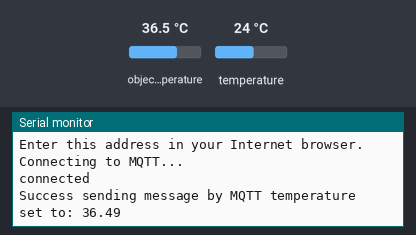
The sketch below on a simulated ESP32. Shown: the last lines printed to the serial monitor. Inputs (shaded band) come from the test bench; at power-on: object temperature 36.5 °C, temperature 24 °C. WiFi joins after 1.5 s; servers stay silent unless stated; network time is answered at once with the bench clock; the local clock reads 2024-03-15 10:24:30 at power-on unless the sketch sets it; no MQTT or app messages arrive unless stated.

Above: at 2.7 s.
2.8 s: object temperature set to 20 °C
At 4.1 s:
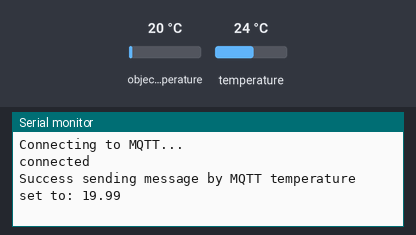
4.3 s: object temperature set to 26 °C
At 5.8 s:
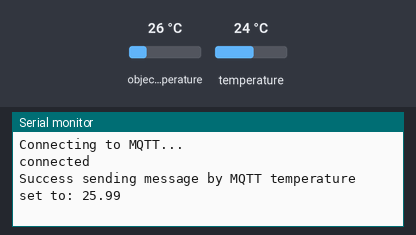

Measured:
- after the input at 2.8 s, the serial monitor: prints a new line after 0.84 s (image 1)
- after the input at 4.3 s, the serial monitor: prints a new line after 0.40 s (image 2)

The sketch:

temp_met_ir_OTA_MQTT2.ino
```cpp
// set the dependencies

#include "credentials.h"
#include <ArduinoJson.h>
#include <SparkFunMLX90614.h>
#include <Wire.h>  // Only needed for Arduino 1.6.5 and earlier
#include <WiFi.h>
#include <ESPmDNS.h>
#include <NTPClient.h>
#include <WiFiUdp.h>
#include <ArduinoOTA.h>
#include <PubSubClient.h>

#define NTP_OFFSET 2 * 60 * 60 // In seconds
#define NTP_INTERVAL 60 * 1000 // In miliseconds
#define NTP_ADDRESS "ntp2.xs4all.nl"

//object for Sensor
IRTherm sensor;

//variables for temperatures
float tempAmbient;
float tempObject;
float lastTemp = 0;
const char* ssid     = my_SSID;
const char* password = my_PASSWORD;
const char* mqttServer = ip_MQTT;
const int mqttPort = port_MQTT;
const char* mqttUser = my_MQTT_USER;
const char* mqttPassword = my_MQTT_PW;
float idx = 219;    // idx for temperature widget domoticz

bool justOnce = false;

WiFiUDP ntpUDP;
NTPClient timeClient(ntpUDP, NTP_ADDRESS, NTP_OFFSET, NTP_INTERVAL);
WiFiServer server(80);

int counter = 5;

void setup() {
  Wire.begin();
  Serial.begin(115200);
  Serial.println();
  Serial.println("Serial started");

  sensor.begin(0x00);
  sensor.setUnit(TEMP_C);       //Set temperature for Celsius

  // Start WiFi
  WiFi.mode(WIFI_STA);
  WiFi.begin(ssid, password);
  while (WiFi.waitForConnectResult() != WL_CONNECTED) {
    Serial.println("Connection Failed! Rebooting...");
    delay(5000);
    ESP.restart();
  }
  // Set up Over The Air updates
  ArduinoOTA.setHostname("IR_Temperatuur");
  ArduinoOTA.setPassword(my_OTA_PW);
  ArduinoOTA
    .onStart([]() {
      String type;
      if (ArduinoOTA.getCommand() == U_FLASH)
        type = "sketch";
      else // U_SPIFFS
        type = "filesystem";

      // NOTE: if updating SPIFFS this would be the place to unmount SPIFFS using SPIFFS.end()
      Serial.println("Start updating " + type);
    })
    .onEnd([]() {
      Serial.println("\nEnd");
    })
    .onProgress([](unsigned int progress, unsigned int total) {
      Serial.printf("Progress: %u%%\r", (progress / (total / 100)));
    })
    .onError([](ota_error_t error) {
      Serial.printf("Error[%u]: ", error);
      if (error == OTA_AUTH_ERROR) Serial.println("Auth Failed");
      else if (error == OTA_BEGIN_ERROR) Serial.println("Begin Failed");
      else if (error == OTA_CONNECT_ERROR) Serial.println("Connect Failed");
      else if (error == OTA_RECEIVE_ERROR) Serial.println("Receive Failed");
      else if (error == OTA_END_ERROR) Serial.println("End Failed");
  });

  ArduinoOTA.begin();

  // Show WiFi is connected
  Serial.println("");
  Serial.println("WiFi connected");
  Serial.println("IP address: ");
  Serial.println(WiFi.localIP());
  Serial.println("Enter this address in your Internet browser.");

  server.begin();
  timeClient.begin();
}


void loop() {

  ArduinoOTA.handle();
  // update the time
  timeClient.update();

  WiFiClient espClient = server.available();        // luisteren naar inkomende gebruiker
  PubSubClient client(espClient);

  // at 7 minutes before the hour restart the ESP
  String formattedTime = timeClient.getFormattedTime();
  if (formattedTime.substring(3,5).toInt() % 53 == 0 &&
      formattedTime.substring(6,8).toInt()<3 ){
      ESP.restart();
  }
  // here the temperature proccesing and publishing starts
  if (sensor.read()){
      //if sensor has been read get the ambient temperature (the sensor itself)
      tempAmbient = sensor.ambient();
      //get the temperature of the object in view of sensor
      tempObject = sensor.object();
      if ((formattedTime.substring(3,5).toInt() % 10 == 0 && justOnce == false &&
              formattedTime.substring(6,8).toInt()< 3 ) ||
              abs(lastTemp - tempObject) > .2 ){
          justOnce = true;

          // MQTT only connect client when temperature has changed or 10 minutes
          client.setServer(mqttServer, mqttPort);
          while (!client.connected()) {
             Serial.println("Connecting to MQTT...");
             if (client.connect("ESP32Client", mqttUser, mqttPassword )) {
                Serial.println("connected");
             } else {
               Serial.print("failed with state ");
               Serial.print(client.state());
               delay(2000);
             }
          }
          // make a json to send
          StaticJsonBuffer<300> JSONbuffer;
          JsonObject& JSONencoder = JSONbuffer.createObject();
          // three parameters are needed for domoticz
          JSONencoder["command"] = "udevice";
          JSONencoder["idx"] = idx;
          JSONencoder["svalue"] = (String)+tempObject;

          char JSONmessageBuffer[100];
          JSONencoder.printTo(JSONmessageBuffer, sizeof(JSONmessageBuffer));
          if (client.publish("domoticz/in", JSONmessageBuffer) == true) {
             Serial.println("Success sending message by MQTT temperature set to: " + (String)+tempObject);
          } else {
             // it failed
             Serial.println("Error sending message through MQTT");
          }
          client.disconnect();
      } else {
         justOnce = false;
      }
      lastTemp = tempObject;
  } else {
      Serial.println("Geen data");
  }
  // if the user uses browser (add a nice thermometer with fontawesome)
  if (espClient) {
    while (espClient.connected()) {
      if (espClient.available()) {
        espClient.flush();
 String s = "<!DOCTYPE html><html><head><meta name='viewport' content='initial-scale=1.0'><meta charset='utf-8'><style>#map {height: 100%;}html, body {height: 100%;margin: 25px;padding: 10px;font-family: Sans-Serif;} p{font-family:'Courier New', Sans-Serif;}</style>";
        s += "<link rel=\"stylesheet\" href=\"https://maxcdn.bootstrapcdn.com/bootstrap/4.0.0/css/bootstrap.min.css\">";
        s +="<script defer src=\"https://use.fontawesome.com/releases/v5.0.9/js/all.js\"></script></head>";
        s += "<body><h1>Temperature with IR sensor</h1>";
        s += "<p>Sensor temperature: "+(String)tempAmbient+"°C <i class=\"fas fa-thermometer-half\"></i><br>";
        s += "Object&nbsp;temperature: "+(String)tempObject+"°C <i class=\"fas fa-thermometer-half\"></i></p>";
        s += "</body></html>";
        espClient.print(s);
        delay(1);

      }
      break;
    }
  }
   delay(1000);
}
```

credentials.h
```cpp
// here are the credentials you need in your sketch

//  ip_MQTT could be an IP address or a server name like broker.example.com
//  if you use a different port for your MQTT set the proper port
//  OTA makes it possible to update over the air without pressing a button


//                  WIFI

#define my_SSID "***YOUR_WIFI_SSID"      // ssid of your accesspoint
#define my_PASSWORD "***YOUR_WIFI_PASSWORD"  // password of access point

//                  MQTT

#define ip_MQTT "192.168.xxx.xxx"
#define port_MQTT 1883
#define my_MQTT_USER "***YOUR_MQTT_USERNAME"       // user for the mqtt server
#define my_MQTT_PW "**YOUR_MQTT_PASSWORD"  // password of mqtt

//                   OTA

#define my_OTA_PW "***YOUR_OTA_PASSWORD"  // password for OTA updates
```
